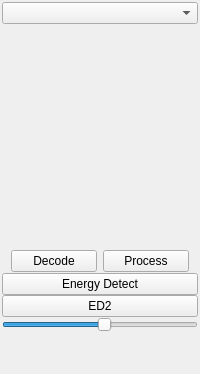
            <widget class="QWidget" name="tbTools">
             <attribute name="title">
              <string>Tools</string>
             </attribute>
             <layout class="QVBoxLayout" name="verticalLayout_8">
              <property name="spacing">
               <number>2</number>
              </property>
              <property name="leftMargin">
               <number>2</number>
              </property>
              <property name="topMargin">
               <number>2</number>
              </property>
              <property name="rightMargin">
               <number>2</number>
              </property>
              <property name="bottomMargin">
               <number>2</number>
              </property>
              <item>
               <layout class="QVBoxLayout" name="PluginLayout">
                <property name="spacing">
                 <number>0</number>
                </property>
                <property name="leftMargin">
                 <number>0</number>
                </property>
                <property name="topMargin">
                 <number>0</number>
                </property>
                <property name="rightMargin">
                 <number>0</number>
                </property>
                <property name="bottomMargin">
                 <number>0</number>
                </property>
                <item>
                 <widget class="QComboBox" name="cmbTool">
                  <property name="font">
                   <font>
                    <pointsize>9</pointsize>
                   </font>
                  </property>
                 </widget>
                </item>
                <item>
                 <widget class="QWidget" name="wgt_tool_parent" native="true">
                  <property name="minimumSize">
                   <size>
                    <width>0</width>
                    <height>225</height>
                   </size>
                  </property>
                 </widget>
                </item>
                <item>
                 <widget class="QWidget" name="plgControl" native="true">
                  <layout class="QHBoxLayout" name="horizontalLayout_4">
                   <property name="leftMargin">
                    <number>9</number>
                   </property>
                   <property name="topMargin">
                    <number>1</number>
                   </property>
                   <property name="rightMargin">
                    <number>9</number>
                   </property>
                   <property name="bottomMargin">
                    <number>1</number>
                   </property>
                   <item>
                    <widget class="QPushButton" name="cmdDecode">
                     <property name="text">
                      <string>Decode</string>
                     </property>
                     <property name="icon">
                      <iconset resource="icons.qrc">
                       <normaloff>:/icons/play</normaloff>:/icons/play</iconset>
                     </property>
                     <property name="iconSize">
                      <size>
                       <width>32</width>
                       <height>32</height>
                      </size>
                     </property>
                    </widget>
                   </item>
                   <item>
                    <widget class="QPushButton" name="cmdProcess">
                     <property name="text">
                      <string>Process</string>
                     </property>
                     <property name="icon">
                      <iconset resource="icons.qrc">
                       <normaloff>:/icons/play</normaloff>:/icons/play</iconset>
                     </property>
                     <property name="iconSize">
                      <size>
                       <width>32</width>
                       <height>32</height>
                      </size>
                     </property>
                    </widget>
                   </item>
                  </layout>
                 </widget>
                </item>
                <item>
                 <widget class="QPushButton" name="cmdDetect">
                  <property name="text">
                   <string>Energy Detect</string>
                  </property>
                 </widget>
                </item>
                <item>
                 <widget class="QPushButton" name="cmdEnergyDetect2">
                  <property name="text">
                   <string>ED2</string>
                  </property>
                 </widget>
                </item>
                <item>
                 <widget class="QSlider" name="sldDetectSensitivity">
                  <property name="minimum">
                   <number>1</number>
                  </property>
                  <property name="maximum">
                   <number>20</number>
                  </property>
                  <property name="pageStep">
                   <number>2</number>
                  </property>
                  <property name="value">
                   <number>11</number>
                  </property>
                  <property name="orientation">
                   <enum>Qt::Horizontal</enum>
                  </property>
                 </widget>
                </item>
                <item>
                 <spacer name="verticalSpacer_3">
                  <property name="orientation">
                   <enum>Qt::Vertical</enum>
                  </property>
                  <property name="sizeHint" stdset="0">
                   <size>
                    <width>20</width>
                    <height>40</height>
                   </size>
                  </property>
                 </spacer>
                </item>
               </layout>
              </item>
             </layout>
            </widget>
